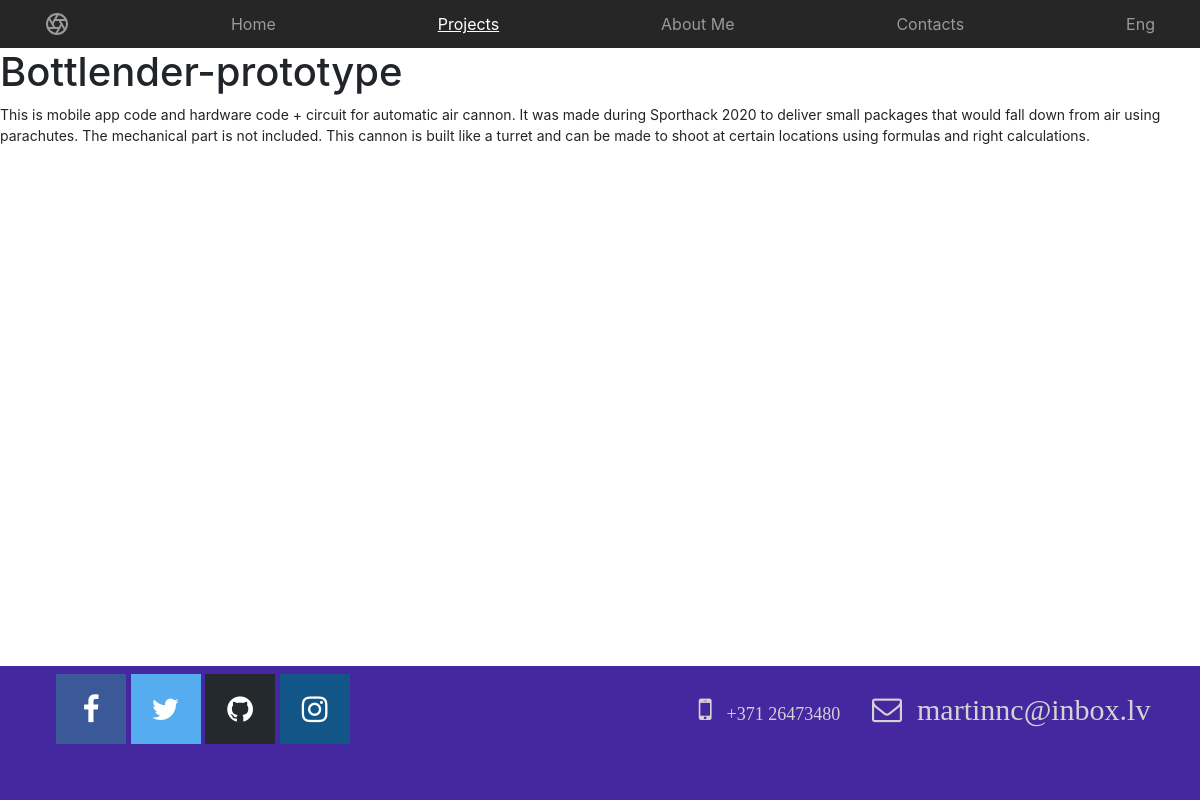
The app's page /projects/bottlender-prototype with its own data.
### tables this page shows
CREATE TABLE article (
    id INTEGER PRIMARY KEY AUTOINCREMENT,
    title TEXT,
    content TEXT,
    videoLink TEXT,
    urlExtension TEXT
);

### app.py (the view)
@app.route("/projects/<post>")
def page(post):
    conn = get_db_connection()
    cursor = conn.cursor()
    cursor.execute("SELECT * FROM article")
    cursor = cursor.fetchall()
    i = 0
    for x in cursor:
        i += 1
        print(i)
        if x['urlExtension'] == post:
            break
    return render_template("public/post.html", values=cursor[i-1])

### app.py (called while the page is built)
def get_db_connection():
    conn = sqlite3.connect('database.db')
    conn.row_factory = sqlite3.Row
    return conn

### templates/public/post.html
{% extends "layout.html" %}
{% set active_page = 'projects' %}
{% block content %}
<h1>{{values['title']}}</h1>
<p>{{values['content']}}</p>
{% endblock %}

### templates/layout.html (shortened to what this page needs)
<!DOCTYPE html>
<html lang="en">
<head>
    <link rel="stylesheet" href="https://stackpath.bootstrapcdn.com/bootstrap/4.3.1/css/bootstrap.min.css"
>
    <link rel="stylesheet" href="https://cdnjs.cloudflare.com/ajax/libs/font-awesome/4.7.0/css/font-awesome.min.css">
    <link rel="stylesheet" href="{{ url_for('static', filename='css/main.css') }}" />
    <link rel="stylesheet" href="/main.css">
</head>
<body>
    <header>
        <nav class="site-header sticky-top py-1">
            <div class="container d-flex flex-column flex-md-row justify-content-between">
                <a class="py-2" href="#">
                </a>
                <a class="py-2 d-none d-md-inline-block" href="/"         {% if active_page=='home' %} id="active" {% endif %} >Home</a>
                <a class="py-2 d-none d-md-inline-block" href="/projects" {% if active_page=='projects' %} id="active" {% endif %} >Projects</a>
                <a class="py-2 d-none d-md-inline-block" href="/about_me" {% if active_page=='about_me' %} id="active" {% endif %}>About Me</a>
                <a class="py-2 d-none d-md-inline-block" href="/contacts" {% if active_page=='contacts' %} id="active" {% endif %}>Contacts</a>
                <a class="py-2 d-none d-md-inline-block" href="#">Eng</a>
            </div>
        </nav>
    </header>
    {% block content %}{% endblock %}
    <footer class = "footer_class">
        <div class="container-fluid mx-auto">
            <div class="row bottom-part">
                <div class="d-lg-flex justify-content-between bd-highlight col-md-12 mb-5 px-5">
                    <div class="p-2 align-self-center bd-highlight">
                        <a href="#" class="fa fa-facebook"></a>
                        <a href="#" class="fa fa-twitter"></a>
                        <a href="#" class="fa fa-github"></a>
                        <a href="#" class="fa fa-instagram"></a>
                    </div>
                    <div class="p-2 align-self-center flex-fill bd-highlight text-right">
                        <div class="fa fa-mobile px-2 grey-text">&nbsp;&nbsp;<span id="contact">+371 26473480</span></div>
                        <div class="fa fa-envelope-o px-2 grey-text" id ="email">&nbsp;&nbsp;<span >martinnc@inbox.lv</span></div>
                    </div>
                </div>
            </div>
        </div>
    </footer>
</body>
</html>

### static/css/main.css (style rules this page uses)
.site-header { background-color: rgba(0, 0, 0, .85); -webkit-backdrop-filter: saturate(180%) blur(20px); backdrop-filter: saturate(180%) blur(20px); }
.site-header a { color: #999; transition: ease-in-out color .15s; }
body { overflow-x: hidden; }
footer { color: #fff }
p { font-size: 14px }
.container-fluid { background-color: #4527A0 }
.fa-mobile { font-size: 20px; width: 180px !important; }
#contact { font-size: 18px }
#email { width: 280px; }
.grey-text { color: lightgrey }
.fa { padding: 20px; font-size: 30px; width: 70px; text-align: center; text-decoration: none; }
.fa-facebook { background: #3B5998; color: white; }
.fa-twitter { background: #55ACEE; color: white; }
.fa-github { background: #24292e; color: white; }
.fa-instagram { background: #125688; color: white; }
.footer_class { position: absolute; bottom: 0; width: 100%; }
#active { color:white; text-decoration: underline; }

### records on screen
article: title "Bottlender-prototype", content "This is mobile app code and hardware code + circuit for automatic air cannon. It was made during Sporthack 2020 to deliver small packages that would fall down from air using parachutes. The mechanical part is not included. This cannon is built like a turret and can be made to shoot at certain locations using formulas and right calculations."
